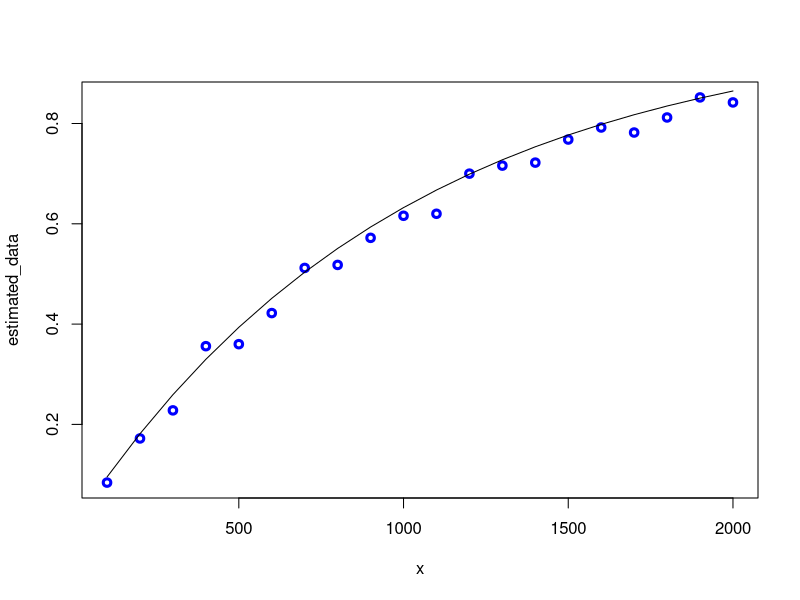

Generate this figure with R: (Note: a time limit stopped this script after it produced the figure.)
## ---- chunk 1
TIN <- 20

# set.seed(TIN) TODO: uncomment
## ---- chunk 2
TLN <- paste("0", TIN, sep = "")
## ---- chunk 3
P = matrix(c(
  0.9, 0.1, 0.0, 0.0,
  0.8, 0.1, 0.1, 0.0,
  0.9, 0.0, 0.0, 0.1,
  0.8, 0.1, 0.1, 0), nrow=4, byrow=T)

calculate_by_eigenvector <- function (probs) {
  left_eigenvector <- eigen(t(probs))$vectors[,1]
  return (sapply(left_eigenvector / sum(left_eigenvector), Re))
}

calculate_by_matrix_multiplication <- function (probs) {
  return ((probs %*% probs %*% probs %*% probs)[1, ])
}

cat("Transition probabilities (eigenvectors): ", calculate_by_eigenvector(P), "\n")
cat("Transition probabilities (matrices): ", calculate_by_matrix_multiplication(P))

## ---- chunk 4
estimate_probability <- Vectorize(function (m, n) {
  sample_data <- apply(
    replicate(m, sample(0:9, n, replace = T)), 2,
    function(x) grepl(TLN, paste(x, collapse = "")))
  return (length(sample_data[sample_data == TRUE]) / length(sample_data))
})

theoretical_probability <- function (n) 1 - ((1 - 0.001) ^ n)
# 0.001 is the limiting probability of the state 4
## ---- chunk 5
x <- seq(100, 2000, by = 100)
estimated_data = estimate_probability(500, x)
theoretical_data = theoretical_probability(x)
## ---- chunk 6
plot(
  x,
  estimated_data, col ="blue", lwd = 3)
lines(
  x,
  theoretical_data)
## ---- chunk 7
x <- seq(500, 1000, by = 100)
n <- 1000
m <- 100
estimated_data = apply(replicate(m, estimate_probability(x, n) - theoretical_probability(n)), 1, function (x) quantile(x, .95))
plot(
  x,
  estimated_data, col ="blue", lwd = 3, type="l")
abline(h = 0.03, col = "darkgreen")
## ---- chunk 8
N <- 1000
n <- 1000
m <- 100
hist(
  replicate(m, abs(estimate_probability(N, n) - theoretical_probability(n))),
  main = "Absolute error histogram",
  xlab = "Absolute error")
## ---- chunk 9
calculate_length <- Vectorize(function() {
  values <- vector()
  length <- 0
  while (paste(values, collapse = "") != TLN) {
    values <- tail(append(values, sample(0:9, 1)), nchar(TLN))
    length <- length + 1
  }
  return (length)
})

data <- replicate(100, calculate_length())
mean(data)
## ---- chunk 10
var(data) / 5
